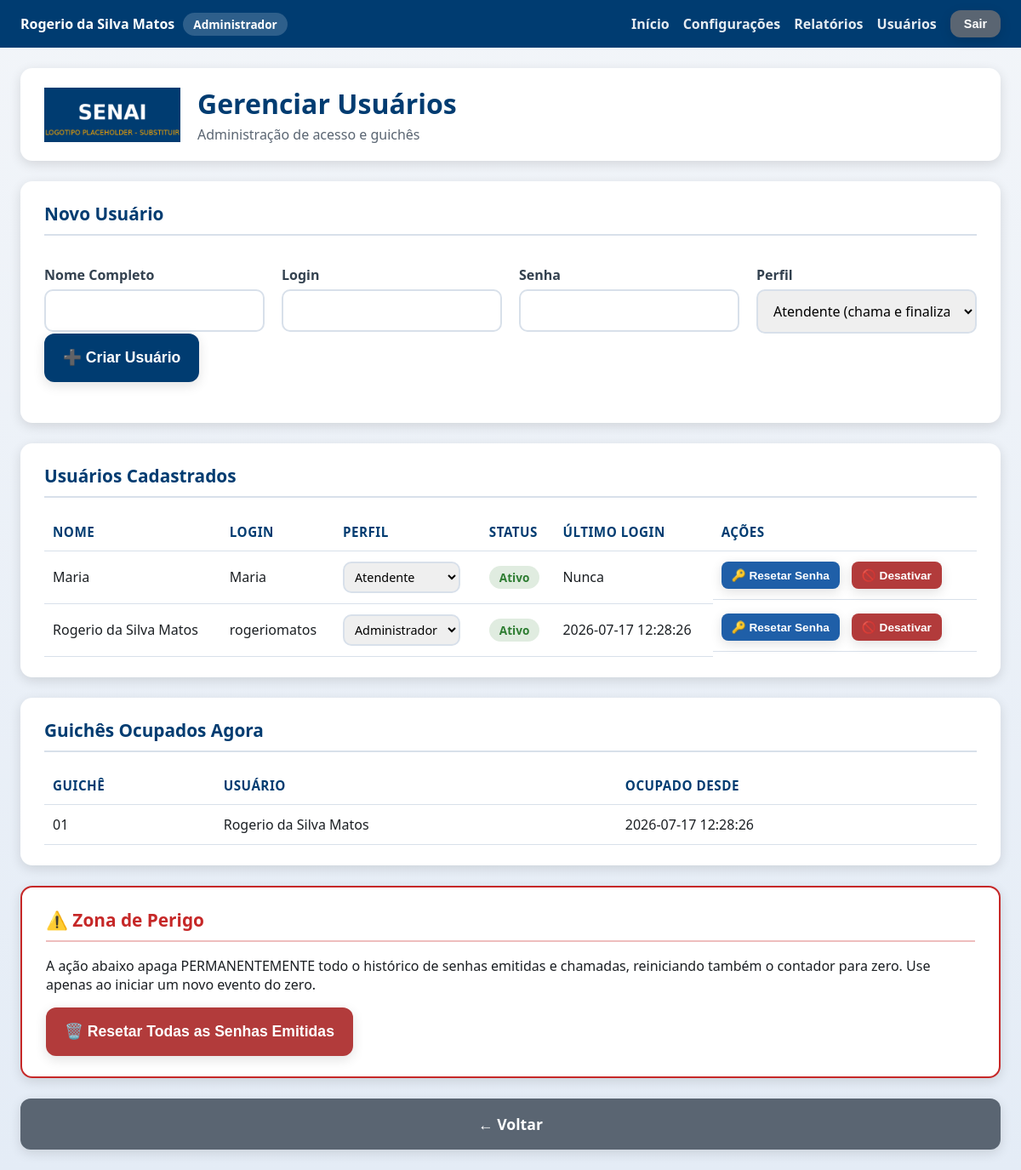
The page /admin/usuarios (signed in) on the database as committed earlier.
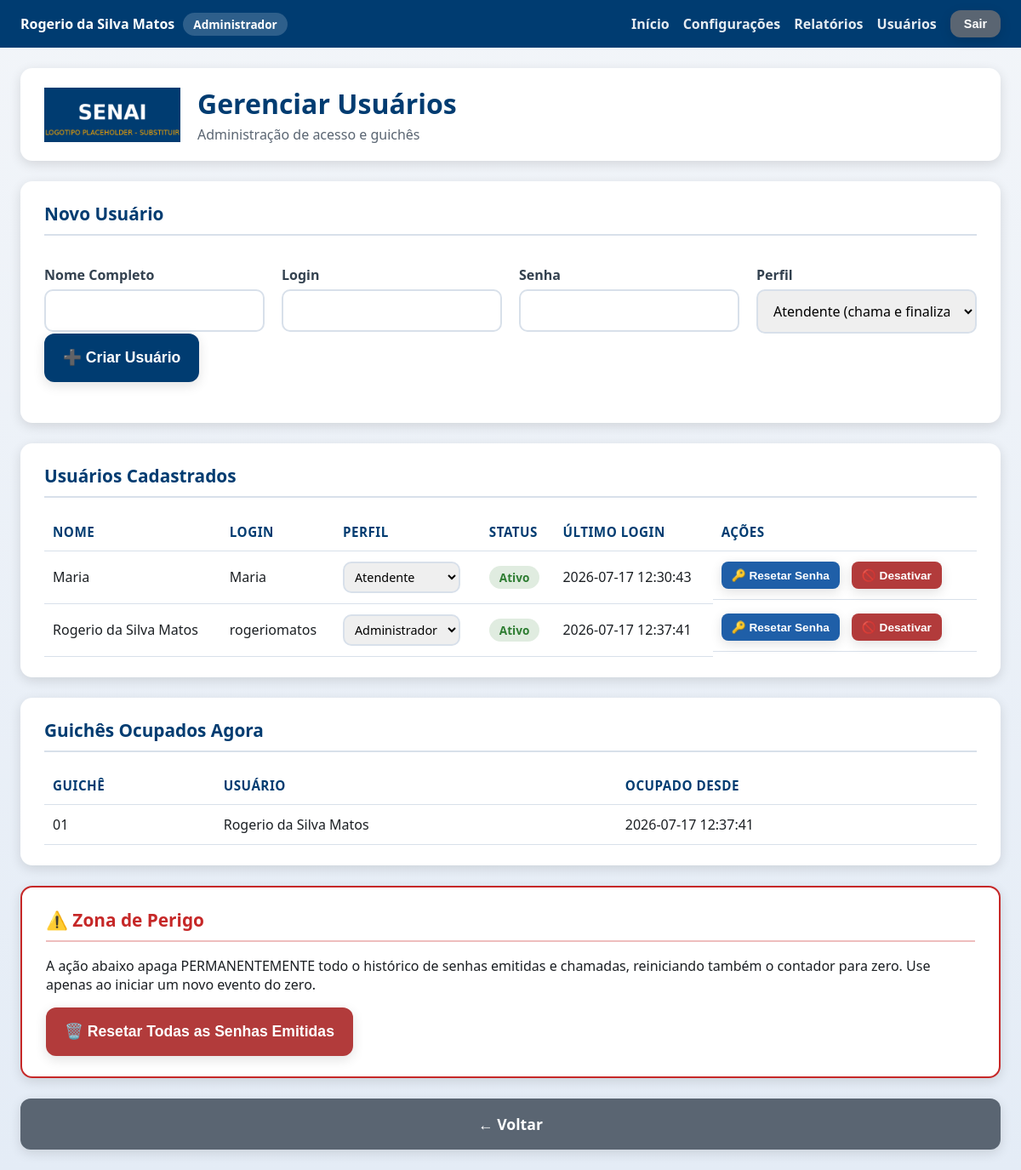
The same page on the database as committed later.
### tables this page shows
CREATE TABLE usuarios (
                id INTEGER PRIMARY KEY AUTOINCREMENT,
                nome_completo TEXT NOT NULL,
                login TEXT NOT NULL UNIQUE,
                senha_hash TEXT NOT NULL,
                perfil TEXT NOT NULL DEFAULT 'atendente'
                    CHECK (perfil IN ('admin', 'atendente')),
                ativo INTEGER NOT NULL DEFAULT 1,
                data_criacao TEXT NOT NULL,
                ultimo_login TEXT
            );

CREATE TABLE guiches_ocupados (
                guiche INTEGER PRIMARY KEY,
                usuario_id INTEGER NOT NULL,
                usuario_nome TEXT NOT NULL,
                ocupado_desde TEXT NOT NULL,
                FOREIGN KEY (usuario_id) REFERENCES usuarios (id)
            );

### app.py (the view)
@app.route("/admin/usuarios")
@auth.login_required
@auth.admin_required
def usuarios_tela():
    usuarios = database.listar_usuarios()
    guiches_ocupados = database.listar_guiches_ocupados()
    return render_template(
        "usuarios.html",
        config=config_manager.obter_todas(),
        usuarios=usuarios,
        guiches_ocupados=guiches_ocupados,
    )

### app.py (called while the page is built)
@app.context_processor
def injetar_usuario_logado():
    return {"usuario_logado": auth.usuario_logado(), "eh_admin": auth.eh_admin()}

### auth.py (called while the page is built)
def usuario_logado() -> Optional[dict]:
    usuario_id = session.get(CHAVE_SESSAO_USUARIO_ID)
    if usuario_id is None:
        return None
    return {
        "id": usuario_id,
        "nome_completo": session.get(CHAVE_SESSAO_NOME),
        "login": session.get(CHAVE_SESSAO_LOGIN),
        "perfil": session.get(CHAVE_SESSAO_PERFIL),
        "guiche": session.get(CHAVE_SESSAO_GUICHE),
    }

def eh_admin() -> bool:
    return session.get(CHAVE_SESSAO_PERFIL) == PerfilUsuario.ADMIN

def login_required(funcao_view):
    @wraps(funcao_view)
    def wrapper(*args, **kwargs):
        usuario_id = session.get(CHAVE_SESSAO_USUARIO_ID)
        if usuario_id is None:
            if _requisicao_eh_api():
                return jsonify({"sucesso": False, "erro": "Sessão expirada. Faça login novamente."}), 401
            return redirect(url_for("login_tela", proximo=request.path))
        usuario = database.obter_usuario_por_id(usuario_id)
        if usuario is None or not usuario.ativo:
            encerrar_sessao()
            if _requisicao_eh_api():
                return jsonify({"sucesso": False, "erro": "Usuário desativado ou removido."}), 403
            return redirect(url_for("login_tela"))
        return funcao_view(*args, **kwargs)
    return wrapper

def admin_required(funcao_view):
    @wraps(funcao_view)
    def wrapper(*args, **kwargs):
        if not eh_admin():
            if _requisicao_eh_api():
                return jsonify({"sucesso": False, "erro": "Acesso restrito a administradores."}), 403
            return redirect(url_for("index"))
        return funcao_view(*args, **kwargs)
    return wrapper

### config.py (called while the page is built)
    def _conectar(self) -> sqlite3.Connection:
        conexao = sqlite3.connect(str(self.db_path), timeout=10, check_same_thread=False)
        conexao.row_factory = sqlite3.Row
        return conexao

### database.py (called while the page is built)
@contextmanager
def get_connection() -> Generator[sqlite3.Connection, None, None]:
    conexao = sqlite3.connect(str(DATABASE_PATH), timeout=10, check_same_thread=False)
    conexao.row_factory = sqlite3.Row
    conexao.execute("PRAGMA journal_mode = WAL")
    conexao.execute("PRAGMA foreign_keys = ON")
    try:
        yield conexao
    finally:
        conexao.close()

### models.py (called while the page is built)
    def to_dict_publico(self) -> dict:
        dados = asdict(self)
        dados.pop("senha_hash", None)
        return dados

### templates/usuarios.html (shortened to what this page needs)
{% extends "layout.html" %}
{% block conteudo %}
<div class="pagina pagina-usuarios">
    <header class="cabecalho">
        <img class="logo" src="{{ url_for('static', filename='img/logo.png') }}" alt="Logo SENAI">
        <div class="titulo-evento">
            <h1>Gerenciar Usuários</h1>
            <p>Administração de acesso e guichês</p>
        </div>
    </header>
    <main class="conteudo-principal">
        <section class="card card-formulario">
            <h2>Novo Usuário</h2>
            <form id="form-novo-usuario">
                <div class="campos-identificacao">
                    <label>
                        Nome Completo
                        <input type="text" id="novo-nome" required>
                    </label>
                    <label>
                        Login
                        <input type="text" id="novo-login" required>
                    </label>
                    <label>
                        Senha
                        <input type="password" id="novo-senha" required minlength="6">
                    </label>
                    <label>
                        Perfil
                        <select id="novo-perfil">
                            <option value="atendente" selected>Atendente (chama e finaliza atendimentos)</option>
                        </select>
                    </label>
                </div>
                <button type="submit" class="botao botao-primario">➕ Criar Usuário</button>
                <div id="novo-usuario-mensagem" class="mensagem-status"></div>
            </form>
        </section>
        <section class="card">
            <h2>Usuários Cadastrados</h2>
            <table class="tabela-fila">
                <thead>
                    <tr>
                        <th>Nome</th>
                        <th>Login</th>
                        <th>Perfil</th>
                        <th>Status</th>
                        <th>Último Login</th>
                        <th>Ações</th>
                    </tr>
                </thead>
                <tbody id="usuarios-corpo">
                    {% for usuario in usuarios %}
                    <tr data-usuario-id="{{ usuario.id }}">
                        <td>{{ usuario.nome_completo }}</td>
                        <td>{{ usuario.login }}</td>
                        <td>
                            <select class="select-perfil" data-usuario-id="{{ usuario.id }}">
                                <option value="atendente" {% if usuario.perfil == 'atendente' %}selected{% endif %}>Atendente</option>
                                <option value="admin" {% if usuario.perfil == 'admin' %}selected{% endif %}>Administrador</option>
                            </select>
                        </td>
                        <td>
                            <span class="status-badge-{{ 'ativo' if usuario.ativo else 'inativo' }}">
                                {{ 'Ativo' if usuario.ativo else 'Inativo' }}
                            </span>
                        </td>
                        <td>{{ usuario.ultimo_login or 'Nunca' }}</td>
                        <td class="acoes-usuario">
                            <button class="botao botao-secundario botao-acao-pequeno btn-resetar-senha" data-usuario-id="{{ usuario.id }}">
                                🔑 Resetar Senha
                            </button>
                            <button class="botao {{ 'botao-alerta' if usuario.ativo else 'botao-primario' }} botao-acao-pequeno btn-toggle-status"
                                    data-usuario-id="{{ usuario.id }}" data-ativo="{{ usuario.ativo | lower }}">
                                {{ '🚫 Desativar' if usuario.ativo else '✅ Ativar' }}
                            </button>
                        </td>
                    </tr>
                    {% endfor %}
                </tbody>
            </table>
        </section>
        <section class="card">
            <h2>Guichês Ocupados Agora</h2>
            <table class="tabela-fila">
                <thead>
                    <tr>
                        <th>Guichê</th>
                        <th>Usuário</th>
                        <th>Ocupado Desde</th>
                    </tr>
                </thead>
                <tbody>
                    {% for ocupacao in guiches_ocupados %}
                    <tr>
                        <td>{{ '%02d' | format(ocupacao.guiche) }}</td>
                        <td>{{ ocupacao.usuario_nome }}</td>
                        <td>{{ ocupacao.ocupado_desde }}</td>
                    </tr>
                    {% else %}
                    <tr><td colspan="3">Nenhum guichê ocupado no momento.</td></tr>
                    {% endfor %}
                </tbody>
            </table>
        </section>
        <section class="card card-zona-perigo">
            <h2>⚠️ Zona de Perigo</h2>
            <p>
                A ação abaixo apaga PERMANENTEMENTE todo o histórico de senhas
                emitidas e chamadas, reiniciando também o contador para zero.
                Use apenas ao iniciar um novo evento do zero.
            </p>
            <button id="btn-reset-senhas-emitidas" class="botao botao-alerta">
                🗑️ Resetar Todas as Senhas Emitidas
            </button>
        </section>
        <a href="{{ url_for('index') }}" class="botao botao-terciario">← Voltar</a>
    </main>
</div>
{% endblock %}

### templates/layout.html (shortened to what this page needs)
<!DOCTYPE html>
<html lang="pt-BR">
<head>
    <link rel="stylesheet" href="{{ url_for('static', filename='css/style.css') }}">
</head>
<body>
    {% if usuario_logado %}
    <div class="barra-usuario">
        <span class="barra-usuario-info">
            {{ usuario_logado.nome_completo }}
            <span class="barra-usuario-perfil">
                {% if eh_admin %}Administrador
                {% elif usuario_logado.perfil == 'emissor' %}Emissor de Senhas
                {% else %}Atendente
                {% endif %}
            </span>
        </span>
        <span class="barra-usuario-acoes">
            <a href="{{ url_for('index') }}">Início</a>
            {% if eh_admin %}
                <a href="{{ url_for('configuracoes_tela') }}">Configurações</a>
                <a href="{{ url_for('relatorios_tela') }}">Relatórios</a>
                <a href="{{ url_for('usuarios_tela') }}">Usuários</a>
            {% endif %}
            <form method="POST" action="{{ url_for('logout_tela') }}" class="form-logout">
                <button type="submit" class="botao botao-terciario botao-sair">Sair</button>
            </form>
        </span>
    </div>
    {% endif %}
    {% block conteudo %}{% endblock %}
</body>
</html>

### static/css/style.css (style rules this page uses)
:root { --cor-principal: #003C71; --cor-principal-clara: #1F5FA8; --cor-secundaria: #F4A300; --cor-fundo: #F2F5F9; --cor-texto: #1B1F23; --cor-branco: #FFFFFF; --cor-cinza-borda: #D8E0EA; --cor-sucesso: #2E7D32; --cor-erro: #C62828; --sombra-padrao: 0 4px 14px rgba(0, 0, 0, 0.12); --raio-borda: 14px; --transicao-padrao: all 0.25s ease-in-out; }
* { box-sizing: border-box; }
body { margin: 0; font-family: "Segoe UI", Arial, Helvetica, sans-serif; background: linear-gradient(180deg, var(--cor-fundo) 0%, #E4ECF6 100%); color: var(--cor-texto); }
.pagina { max-width: 1200px; margin: 0 auto; padding: 24px; }
.cabecalho { display: flex; align-items: center; gap: 20px; background: var(--cor-branco); border-radius: var(--raio-borda); box-shadow: var(--sombra-padrao); padding: 20px 28px; margin-bottom: 24px; }
.cabecalho .logo { height: 64px; width: auto; object-fit: contain; }
.titulo-evento h1 { margin: 0; font-size: 2rem; color: var(--cor-principal); }
.titulo-evento p { margin: 4px 0 0; color: #5A6572; font-size: 1rem; }
.conteudo-principal { display: flex; flex-direction: column; gap: 24px; }
.card { background: var(--cor-branco); border-radius: var(--raio-borda); box-shadow: var(--sombra-padrao); padding: 24px 28px; }
.card h2 { margin-top: 0; color: var(--cor-principal); font-size: 1.3rem; border-bottom: 2px solid var(--cor-cinza-borda); padding-bottom: 10px; }
.campos-identificacao { display: flex; flex-wrap: wrap; gap: 20px; }
.campos-identificacao label, .card-formulario label { display: flex; flex-direction: column; gap: 6px; font-weight: 600; color: #33414F; flex: 1; min-width: 220px; }
input, select { padding: 12px 14px; border: 2px solid var(--cor-cinza-borda); border-radius: 10px; font-size: 1rem; font-family: inherit; transition: var(--transicao-padrao); }
.botao { border: none; border-radius: 12px; padding: 18px 22px; font-size: 1.1rem; font-weight: 700; cursor: pointer; transition: var(--transicao-padrao); box-shadow: var(--sombra-padrao); text-decoration: none; text-align: center; display: inline-flex; align-items: center; justify-content: center; gap: 8px; color: var(--cor-branco); }
.botao-primario { background: var(--cor-principal); }
.botao-secundario { background: var(--cor-principal-clara); }
.botao-terciario { background: #5A6572; }
.botao-alerta { background: #B23B3B; }
.tabela-fila { width: 100%; border-collapse: collapse; margin-top: 12px; }
.tabela-fila th, .tabela-fila td { text-align: left; padding: 12px 10px; border-bottom: 1px solid var(--cor-cinza-borda); }
.tabela-fila th { color: var(--cor-principal); font-size: 0.95rem; text-transform: uppercase; letter-spacing: 0.5px; }
.botao-acao-pequeno { padding: 8px 12px; font-size: 0.85rem; border-radius: 8px; margin-right: 6px; }
.card-formulario { display: flex; flex-direction: column; gap: 18px; }
.mensagem-status { font-weight: 600; min-height: 24px; }
.barra-usuario { display: flex; flex-wrap: wrap; align-items: center; justify-content: space-between; gap: 12px; background: var(--cor-principal); color: var(--cor-branco); padding: 12px 24px; }
.barra-usuario-info { display: flex; align-items: center; gap: 10px; font-weight: 600; flex-wrap: wrap; }
.barra-usuario-perfil, .barra-usuario-guiche { background: rgba(255, 255, 255, 0.18); border-radius: 999px; padding: 4px 12px; font-size: 0.85rem; font-weight: 700; }
.barra-usuario-acoes { display: flex; align-items: center; gap: 16px; flex-wrap: wrap; }
.barra-usuario-acoes a { color: var(--cor-branco); text-decoration: none; font-weight: 600; opacity: 0.9; }
.form-logout { margin: 0; }
.botao-sair { padding: 8px 16px; font-size: 0.9rem; }
.status-badge-ativo, .status-badge-inativo { padding: 4px 12px; border-radius: 999px; font-size: 0.85rem; font-weight: 700; }
.status-badge-ativo { background: rgba(46, 125, 50, 0.15); color: var(--cor-sucesso); }
.acoes-usuario { display: flex; gap: 8px; flex-wrap: wrap; }
.select-perfil { padding: 6px 8px; font-size: 0.9rem; }
.card-zona-perigo { border: 2px solid var(--cor-erro); }
.card-zona-perigo h2 { color: var(--cor-erro); border-bottom-color: rgba(198, 40, 40, 0.3); }

Rows that differ between the two databases and show on the page:
changed usuarios "Maria": ultimo_login "Nunca" → "2026-07-17 12:30:43"
changed usuarios "Rogerio da Silva Matos": ultimo_login "2026-07-17 12:28:26" → "2026-07-17 12:37:41"
changed guiches_ocupados "Rogerio da Silva Matos": ocupado_desde "2026-07-17 12:28:26" → "2026-07-17 12:37:41"
